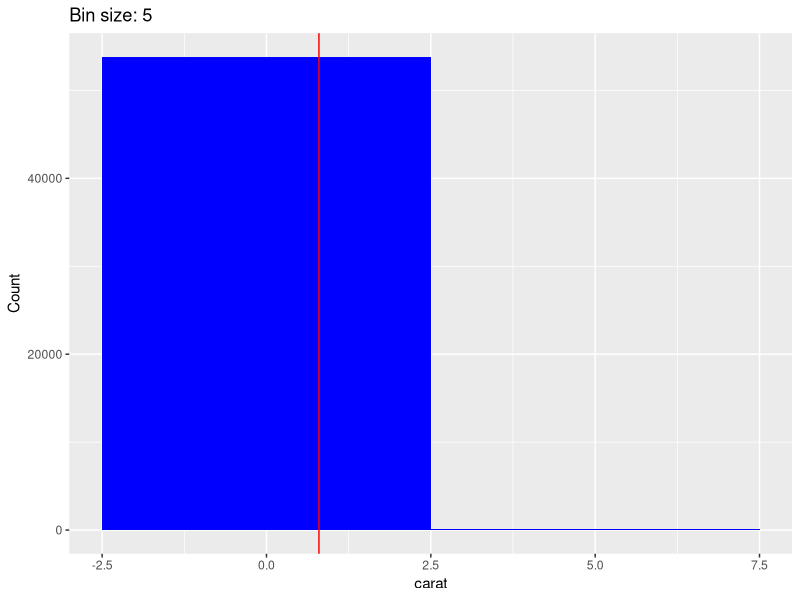
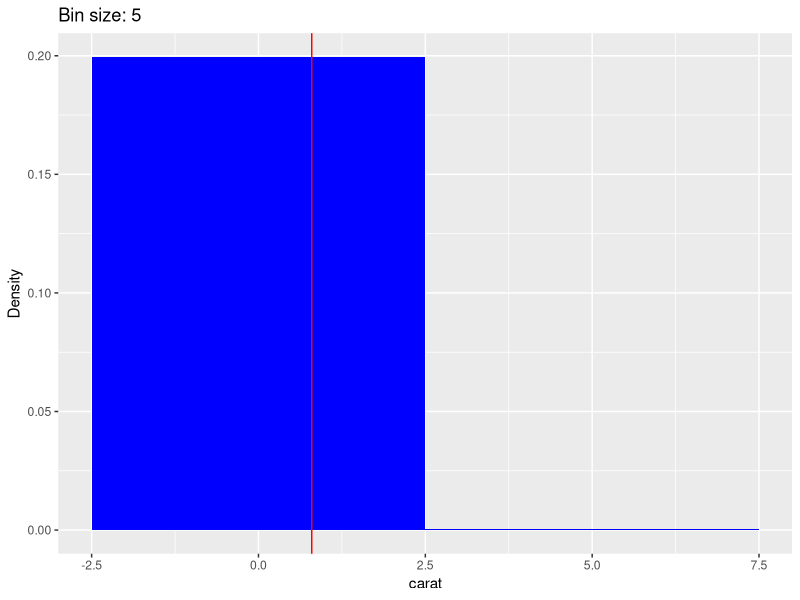
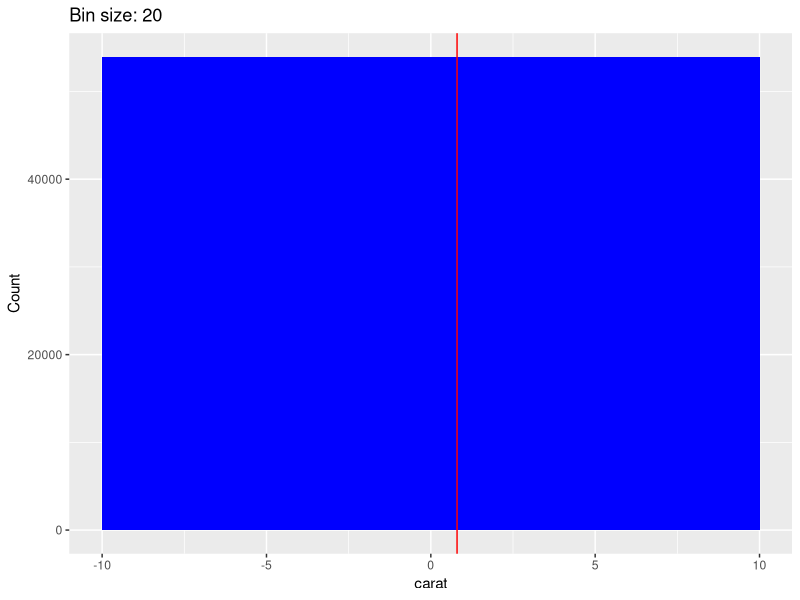
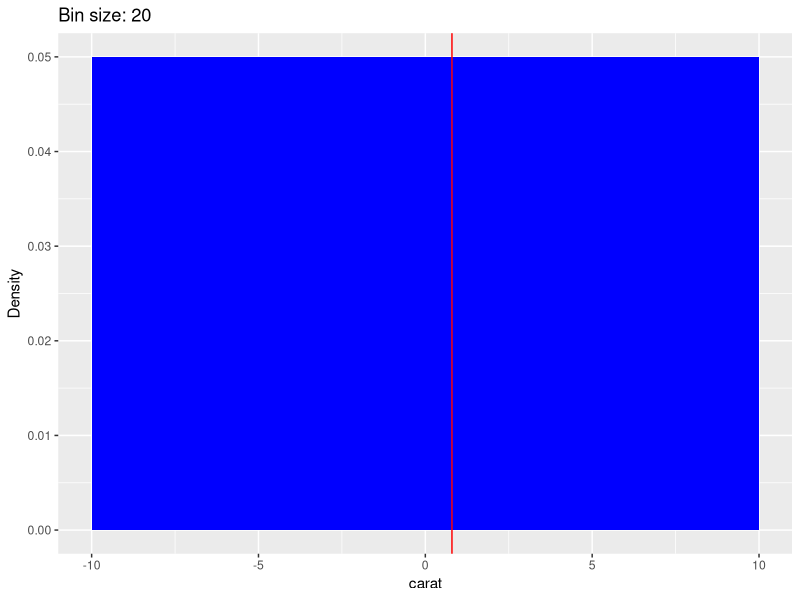
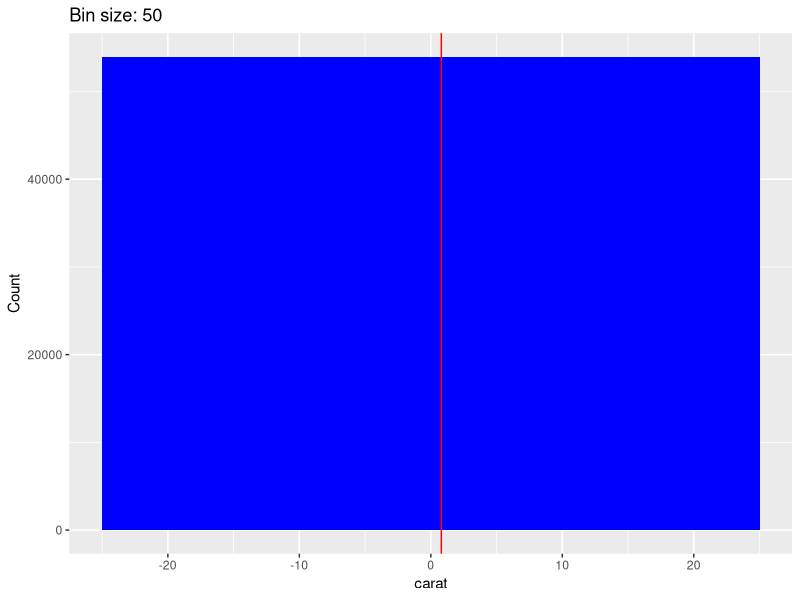
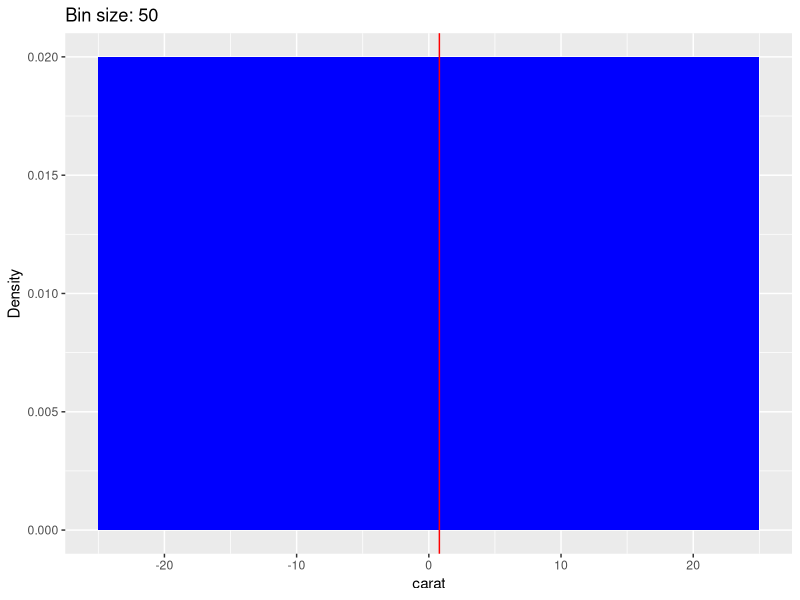
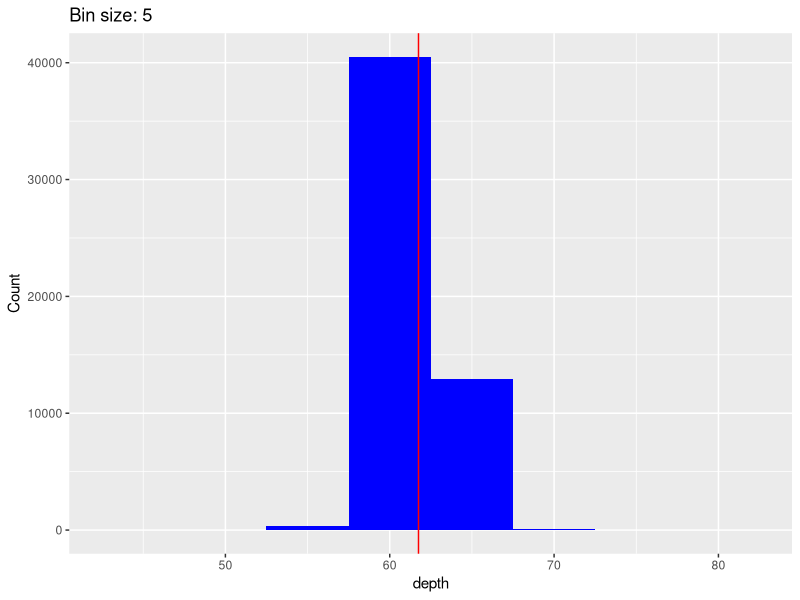
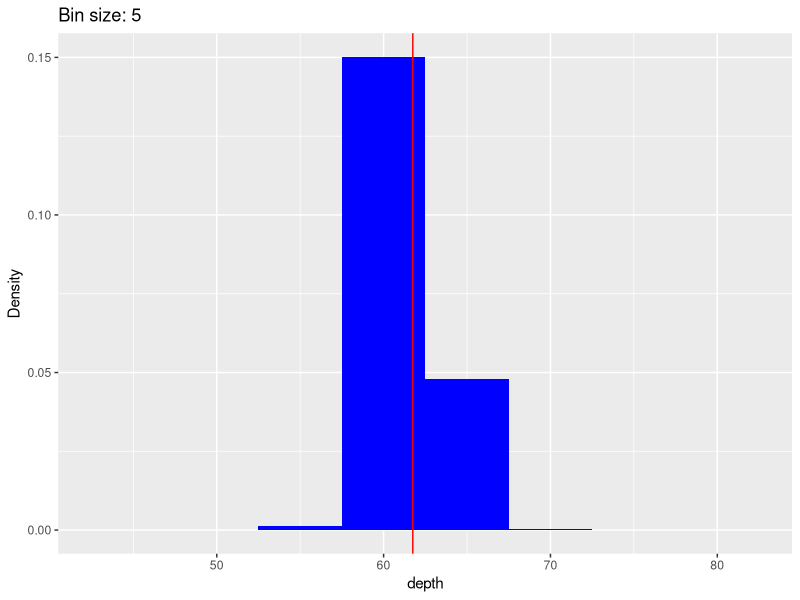

R code for these plots, in order:
## ---- chunk 1
require(ggplot2)
require(grid)
require(plyr)
data(diamonds)
data(mtcars)

# Recreating Diamonds$VS column
# Determining the ratio of 1's and 0's in mtcars$vs
x <- count(mtcars, 'vs')
# Calculating ratio of 1's in dataframe
propOnes <- (x$freq[2]/(x$freq[2]+x$freq[1]))
# Determining number of rows in diamonds dataframe
numObs <- nrow(diamonds)
# Calculating number of Trues's needed in diamonds dataframe
numTrue <- propOnes * numObs
# Getting a whole number value for numTrue
numTrue <- round(numTrue,0)
# Getting number of false
numFalse <- numObs - numTrue
# Creating 'vs' column in diamonds
diamonds$vs <- as.logical(rep(c(0,1), c(numTrue, numFalse)))

## ---- chunk 2

explore <- function(df, vec, thresh) {
  
  # Question One:
  # Loading ggplot
  library(ggplot2)
  
  # Getting the numeric columns 
  numCol <- df[which(lapply(df, is.numeric) == TRUE)]

  # Iterating through numeric columns
  for (i in 1:length(numCol)) {
  # Iterate through bin sizes
    for (k in vec) {
      # Creating a histogram with counts
      # Initializing plot
      count <- ggplot(numCol, aes(x = numCol[[i]]), environment=environment())
      # Setting plot to histogram, with blue as the bin fill color and "k" as the width
      count <- count + geom_histogram(fill = 'blue', binwidth = k) +
               # Adding X, Y, and Title labels to the graph
               labs(x = names(numCol[i]), y = "Count", title = paste("Bin size:", k)) +
               # Adding a vertical line at the mean
               geom_vline(xintercept = colMeans(numCol[i]), colour='red')
      # Updating the aesthetic of count graph to get a density histrogram
      density <- count + aes(y = ..density..) + labs(y = "Density")
      # Printing the histograms
      print(count)
      print(density)    
    } 
  } 
  
  # Question Two:
  # Getting the categorical and binary variables
  catCol <- cbind(df[which(lapply(df, is.logical) == TRUE)], df[which(lapply(df, is.factor) == TRUE)])
  
  # Iterating through all categorical columns
  for (i in 1:length(catCol)) {
    # Initializing plot
    gbar <- ggplot(catCol, aes(x = catCol[[i]]), environment=environment())
    # Generating grey bar chart and adding x and y labels
    gbar <- gbar + geom_bar(fill = 'grey') + labs(x = names(catCol[i]), y = "Count")
    # Printing the bar graph
    print(gbar)
  }
  
  # Question Three:
  
  # Creating Pearson's correlation coefficient table
  cors <- cor(numCol, method = "pearson")
  
  # Creating a variable for row count
  row <- 0
  # Creating empty vectors for pairs and rsquare values
  pairs <- c()
  rsquare <- c()
  
  # Iterating through columns of the correlation table
  for (i in 1:(ncol(cors)-1)) {
    # Iterating through next columns of correlation table
    for (k in (i+1):ncol(cors)){
      # Incresing vector row count
      row <- row + 1
      # Adding name of variables to pair list
      pairs[row] <- paste(colnames(cors)[i], colnames(cors)[k], sep="-")
      # Adding r-sqaure value for pair of variables to r-square vector
      rsquare[row] <- cors[i,k]^2
    }
  }
  
  # Creating a dataframe from the name combinations and rsquare vectors
  rsquares <- data.frame(pairs, rsquare)
  # Updating column names for the rsquares data frame
  names(rsquares) <- c('Pairs', "R-Squared")
  
  
  # Question 4
  
  # Intiating an empty object that will be the list we ultimately return from function
  returnList <- NULL
  
  
  # Creating frequency tables for cateogorical and binary variables
  for (i in 1:length(catCol)) {
    # Creating frequecny table for the column
    freq <- table(catCol[i])
    # Converting Frequency table into dataframe
    freq <- data.frame(freq)
    # Updating Column names to include variable name
    names(freq) <- c(names(catCol)[i], "Frequency")
    # Adding frequency table to the list
    returnList <- c(returnList, list(freq))
  }
  
  # Adding the R-Sqaures dataframe (from Q3) to returnList
  returnList <- c(returnList, list(rsquares))
  
  
  # Initializing variables to be used in nested loop below
  row <- 0   # Creating a variable that will hold the number of rows in the output dataframe
  pairs <- c() # Creating an empty vector to hold the pairs of variables
  corrs <- c() # Creating an empty vector to hold the correlations

  # Iterating through the variables in the new (numeric only) data frame, starting with the first
  # variable and ending with the second to last variable.
  for( a in 1:(ncol(numCol)-1)) {
    # Now interating through each of the subsequent variables left in the dataframe.
    for(b in (a+1):(ncol(numCol))) {
      # Checking if Pearson Coefficient is larger than threshold
      if (cor(numCol[,a], numCol[,b], method="pearson") > thresh) {
         # Adding a row to the dataframe
      row <- row + 1
      # Adding the names of the columns to the pairs vector
      pairs[row] <- paste(colnames(numCol)[a], colnames(numCol)[b], sep="-")
      # Calculating the Pearson Coefficient of the row
      corrs[row] <- cor(numCol[,a], numCol[,b], method="pearson")
    }
      }
     
  }

  # Create a new dataframe. There will be 2 columns, one for pairs and one for corrs.
  threshCorrs <- data.frame(pairs, corrs)
  # Updating the column names
  names(threshCorrs) <- c('Pairs', "Pearsons's Corr.")
  
  # Adding threshCorrs to returnList - any correlation greater than our threshold.
  # SW: this is broken
  #returnList <- c(returnList, list(threshCorrs))s
  returnList <- c(returnList, list(threshCorrs))
  
  
  # Returning final list for function
  return(returnList)

  }
  
# Question 5:
# Testing the function explore

explore(diamonds, list(5, 20, 50), .25)  


# Looks like it's working to me. 

